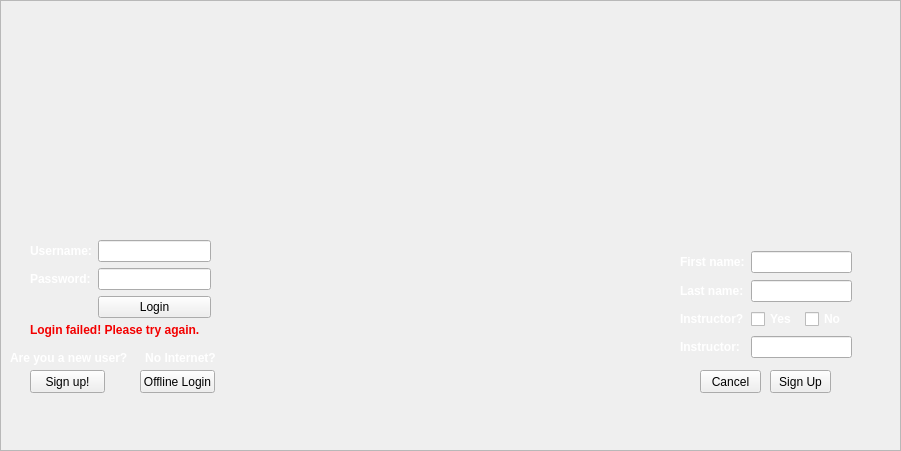
   <widget class="QFrame" name="loginFrame">
    <property name="geometry">
     <rect>
      <x>50</x>
      <y>50</y>
      <width>901</width>
      <height>451</height>
     </rect>
    </property>
    <property name="styleSheet">
     <string notr="true"/>
    </property>
    <property name="frameShape">
     <enum>QFrame::StyledPanel</enum>
    </property>
    <property name="frameShadow">
     <enum>QFrame::Raised</enum>
    </property>
    <widget class="QLabel" name="loginFailedLabel">
     <property name="geometry">
      <rect>
       <x>30</x>
       <y>320</y>
       <width>181</width>
       <height>20</height>
      </rect>
     </property>
     <property name="font">
      <font>
       <weight>75</weight>
       <bold>true</bold>
      </font>
     </property>
     <property name="styleSheet">
      <string notr="true">color: rgb(243, 0, 0); qproperty-alignment: AlignCenter;</string>
     </property>
     <property name="text">
      <string>Login failed! Please try again.</string>
     </property>
    </widget>
    <widget class="QPushButton" name="createLoginButton">
     <property name="geometry">
      <rect>
       <x>30</x>
       <y>370</y>
       <width>75</width>
       <height>23</height>
      </rect>
     </property>
     <property name="text">
      <string>Sign up!</string>
     </property>
    </widget>
    <widget class="QLabel" name="createLoginLabel">
     <property name="geometry">
      <rect>
       <x>10</x>
       <y>350</y>
       <width>121</width>
       <height>16</height>
      </rect>
     </property>
     <property name="font">
      <font>
       <weight>75</weight>
       <bold>true</bold>
      </font>
     </property>
     <property name="styleSheet">
      <string notr="true">color: white;</string>
     </property>
     <property name="text">
      <string>Are you a new user?</string>
     </property>
    </widget>
    <widget class="QWidget" name="layoutWidget">
     <property name="geometry">
      <rect>
       <x>680</x>
       <y>250</y>
       <width>172</width>
       <height>111</height>
      </rect>
     </property>
     <layout class="QGridLayout" name="createLayout">
      <property name="verticalSpacing">
       <number>6</number>
      </property>
      <item row="1" column="1">
       <widget class="QLineEdit" name="lastNameField">
        <property name="echoMode">
         <enum>QLineEdit::Normal</enum>
        </property>
       </widget>
      </item>
      <item row="2" column="0">
       <widget class="QLabel" name="instructorLabel">
        <property name="font">
         <font>
          <weight>75</weight>
          <bold>true</bold>
         </font>
        </property>
        <property name="styleSheet">
         <string notr="true">color: white;</string>
        </property>
        <property name="text">
         <string>Instructor?</string>
        </property>
       </widget>
      </item>
      <item row="3" column="0">
       <widget class="QLabel" name="instructorNameLabel">
        <property name="font">
         <font>
          <weight>75</weight>
          <bold>true</bold>
         </font>
        </property>
        <property name="styleSheet">
         <string notr="true">color: white;</string>
        </property>
        <property name="text">
         <string>Instructor:</string>
        </property>
       </widget>
      </item>
      <item row="1" column="0">
       <widget class="QLabel" name="lastNameLabel">
        <property name="font">
         <font>
          <weight>75</weight>
          <bold>true</bold>
         </font>
        </property>
        <property name="styleSheet">
         <string notr="true">color: white;</string>
        </property>
        <property name="text">
         <string>Last name:</string>
        </property>
       </widget>
      </item>
      <item row="3" column="1">
       <widget class="QLineEdit" name="instructorNameField">
        <property name="echoMode">
         <enum>QLineEdit::Normal</enum>
        </property>
       </widget>
      </item>
      <item row="2" column="1">
       <layout class="QHBoxLayout" name="yesNoLayout">
        <property name="spacing">
         <number>6</number>
        </property>
        <item>
         <widget class="QCheckBox" name="yesBox">
          <property name="font">
           <font>
            <weight>75</weight>
            <bold>true</bold>
           </font>
          </property>
          <property name="styleSheet">
           <string notr="true">color: white;</string>
          </property>
          <property name="text">
           <string>Yes</string>
          </property>
         </widget>
        </item>
        <item>
         <widget class="QCheckBox" name="noBox">
          <property name="font">
           <font>
            <weight>75</weight>
            <bold>true</bold>
           </font>
          </property>
          <property name="styleSheet">
           <string notr="true">color: white;</string>
          </property>
          <property name="text">
           <string>No</string>
          </property>
         </widget>
        </item>
       </layout>
      </item>
      <item row="0" column="1">
       <widget class="QLineEdit" name="firstNameField"/>
      </item>
      <item row="0" column="0">
       <widget class="QLabel" name="firstNameLabel">
        <property name="font">
         <font>
          <weight>75</weight>
          <bold>true</bold>
         </font>
        </property>
        <property name="styleSheet">
         <string notr="true">color: white;</string>
        </property>
        <property name="text">
         <string>First name:</string>
        </property>
       </widget>
      </item>
     </layout>
    </widget>
    <widget class="QPushButton" name="signUpFinalButton">
     <property name="geometry">
      <rect>
       <x>770</x>
       <y>370</y>
       <width>61</width>
       <height>23</height>
      </rect>
     </property>
     <property name="text">
      <string>Sign Up</string>
     </property>
    </widget>
    <widget class="QPushButton" name="cancelButton">
     <property name="geometry">
      <rect>
       <x>700</x>
       <y>370</y>
       <width>61</width>
       <height>23</height>
      </rect>
     </property>
     <property name="text">
      <string>Cancel</string>
     </property>
    </widget>
    <widget class="QPushButton" name="loginOffline">
     <property name="geometry">
      <rect>
       <x>140</x>
       <y>370</y>
       <width>75</width>
       <height>23</height>
      </rect>
     </property>
     <property name="text">
      <string>Offline Login</string>
     </property>
    </widget>
    <widget class="QLabel" name="loginOfflineLabel">
     <property name="geometry">
      <rect>
       <x>140</x>
       <y>350</y>
       <width>81</width>
       <height>16</height>
      </rect>
     </property>
     <property name="font">
      <font>
       <weight>75</weight>
       <bold>true</bold>
      </font>
     </property>
     <property name="styleSheet">
      <string notr="true">color: white;</string>
     </property>
     <property name="text">
      <string>No Internet?</string>
     </property>
     <property name="alignment">
      <set>Qt::AlignCenter</set>
     </property>
    </widget>
    <widget class="QWidget" name="gridLayoutWidget">
     <property name="geometry">
      <rect>
       <x>30</x>
       <y>240</y>
       <width>181</width>
       <height>81</height>
      </rect>
     </property>
     <layout class="QGridLayout" name="loginLayout">
      <item row="0" column="1">
       <widget class="QLineEdit" name="usernameField"/>
      </item>
      <item row="1" column="1">
       <widget class="QLineEdit" name="passwordField">
        <property name="echoMode">
         <enum>QLineEdit::Password</enum>
        </property>
       </widget>
      </item>
      <item row="1" column="0">
       <widget class="QLabel" name="passwordLabel">
        <property name="font">
         <font>
          <weight>75</weight>
          <bold>true</bold>
         </font>
        </property>
        <property name="styleSheet">
         <string notr="true">color: white;</string>
        </property>
        <property name="text">
         <string>Password:</string>
        </property>
       </widget>
      </item>
      <item row="0" column="0">
       <widget class="QLabel" name="usernameLabel">
        <property name="font">
         <font>
          <weight>75</weight>
          <bold>true</bold>
         </font>
        </property>
        <property name="styleSheet">
         <string notr="true">color: white;</string>
        </property>
        <property name="text">
         <string>Username:</string>
        </property>
       </widget>
      </item>
      <item row="2" column="1">
       <widget class="QPushButton" name="loginButton">
        <property name="enabled">
         <bool>true</bool>
        </property>
        <property name="text">
         <string>Login</string>
        </property>
       </widget>
      </item>
     </layout>
    </widget>
    <widget class="QPushButton" name="splashScreen">
     <property name="geometry">
      <rect>
       <x>0</x>
       <y>0</y>
       <width>901</width>
       <height>451</height>
      </rect>
     </property>
     <property name="text">
      <string/>
     </property>
     <property name="icon">
      <iconset resource="icons.qrc">
       <normaloff>:/icons/icons/SplashScreen.png</normaloff>:/icons/icons/SplashScreen.png</iconset>
     </property>
     <property name="iconSize">
      <size>
       <width>900</width>
       <height>450</height>
      </size>
     </property>
     <property name="flat">
      <bool>true</bool>
     </property>
    </widget>
    <zorder>splashScreen</zorder>
    <zorder>loginFailedLabel</zorder>
    <zorder>layoutWidget</zorder>
    <zorder>signUpFinalButton</zorder>
    <zorder>loginOffline</zorder>
    <zorder>loginOfflineLabel</zorder>
    <zorder>gridLayoutWidget</zorder>
    <zorder>cancelButton</zorder>
    <zorder>createLoginButton</zorder>
    <zorder>createLoginLabel</zorder>
   </widget>
